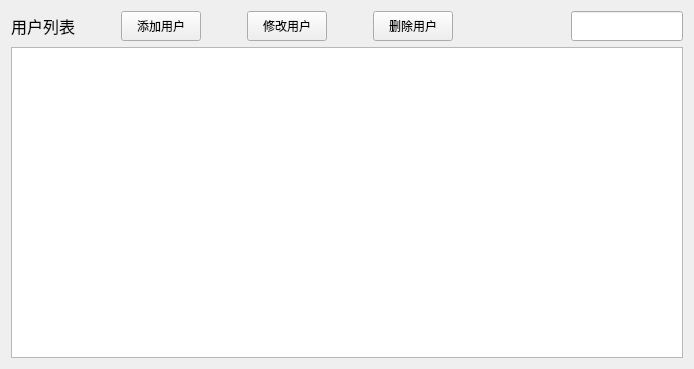
<?xml version="1.0" encoding="UTF-8"?>
<ui version="4.0">
 <class>UserMgt</class>
 <widget class="QWidget" name="UserMgt">
  <property name="geometry">
   <rect>
    <x>0</x>
    <y>0</y>
    <width>694</width>
    <height>369</height>
   </rect>
  </property>
  <property name="windowTitle">
   <string>UserMgt</string>
  </property>
  <layout class="QGridLayout" name="gridLayout">
   <item row="0" column="0">
    <widget class="QLabel" name="label">
     <property name="font">
      <font>
       <family>新宋体</family>
       <pointsize>12</pointsize>
       <weight>50</weight>
       <bold>false</bold>
      </font>
     </property>
     <property name="text">
      <string>用户列表</string>
     </property>
    </widget>
   </item>
   <item row="0" column="1">
    <layout class="QHBoxLayout" name="horizontalLayout">
     <item>
      <spacer name="horizontalSpacer">
       <property name="orientation">
        <enum>Qt::Horizontal</enum>
       </property>
       <property name="sizeHint" stdset="0">
        <size>
         <width>40</width>
         <height>20</height>
        </size>
       </property>
      </spacer>
     </item>
     <item>
      <widget class="QPushButton" name="btnAdd">
       <property name="minimumSize">
        <size>
         <width>0</width>
         <height>30</height>
        </size>
       </property>
       <property name="text">
        <string>添加用户</string>
       </property>
       <property name="icon">
        <iconset resource="res.qrc">
         <normaloff>:/res/SoftIcon/add.png</normaloff>:/res/SoftIcon/add.png</iconset>
       </property>
       <property name="iconSize">
        <size>
         <width>25</width>
         <height>25</height>
        </size>
       </property>
      </widget>
     </item>
     <item>
      <spacer name="horizontalSpacer_2">
       <property name="orientation">
        <enum>Qt::Horizontal</enum>
       </property>
       <property name="sizeHint" stdset="0">
        <size>
         <width>40</width>
         <height>20</height>
        </size>
       </property>
      </spacer>
     </item>
     <item>
      <widget class="QPushButton" name="btnModify">
       <property name="minimumSize">
        <size>
         <width>0</width>
         <height>30</height>
        </size>
       </property>
       <property name="text">
        <string>修改用户</string>
       </property>
       <property name="icon">
        <iconset resource="res.qrc">
         <normaloff>:/res/SoftIcon/mod.png</normaloff>:/res/SoftIcon/mod.png</iconset>
       </property>
       <property name="iconSize">
        <size>
         <width>25</width>
         <height>25</height>
        </size>
       </property>
      </widget>
     </item>
     <item>
      <spacer name="horizontalSpacer_3">
       <property name="orientation">
        <enum>Qt::Horizontal</enum>
       </property>
       <property name="sizeHint" stdset="0">
        <size>
         <width>40</width>
         <height>20</height>
        </size>
       </property>
      </spacer>
     </item>
     <item>
      <widget class="QPushButton" name="btnDel">
       <property name="enabled">
        <bool>true</bool>
       </property>
       <property name="minimumSize">
        <size>
         <width>0</width>
         <height>30</height>
        </size>
       </property>
       <property name="text">
        <string>删除用户</string>
       </property>
       <property name="icon">
        <iconset resource="res.qrc">
         <normaloff>:/res/SoftIcon/Cancel.png</normaloff>:/res/SoftIcon/Cancel.png</iconset>
       </property>
       <property name="iconSize">
        <size>
         <width>25</width>
         <height>25</height>
        </size>
       </property>
      </widget>
     </item>
    </layout>
   </item>
   <item row="0" column="2">
    <layout class="QHBoxLayout" name="horizontalLayout_2">
     <item>
      <spacer name="horizontalSpacer_4">
       <property name="orientation">
        <enum>Qt::Horizontal</enum>
       </property>
       <property name="sizeHint" stdset="0">
        <size>
         <width>40</width>
         <height>20</height>
        </size>
       </property>
      </spacer>
     </item>
     <item>
      <widget class="QLineEdit" name="lineEdit">
       <property name="minimumSize">
        <size>
         <width>0</width>
         <height>30</height>
        </size>
       </property>
      </widget>
     </item>
    </layout>
   </item>
   <item row="1" column="0" colspan="3">
    <widget class="QTableView" name="tableView"/>
   </item>
  </layout>
 </widget>
 <layoutdefault spacing="6" margin="11"/>
 <resources>
  <include location="res.qrc"/>
 </resources>
 <connections/>
</ui>
